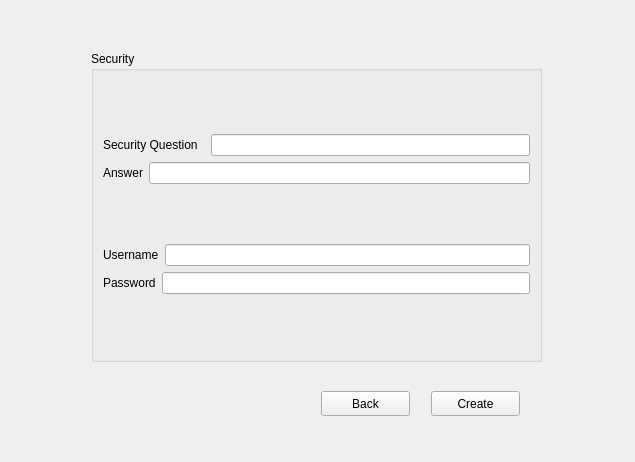
<?xml version="1.0" encoding="UTF-8"?>
<ui version="4.0">
 <class>CreateClient</class>
 <widget class="QDialog" name="CreateClient">
  <property name="geometry">
   <rect>
    <x>0</x>
    <y>0</y>
    <width>635</width>
    <height>462</height>
   </rect>
  </property>
  <property name="windowTitle">
   <string>Create Account</string>
  </property>
  <layout class="QVBoxLayout" name="verticalLayout">
   <item>
    <widget class="QStackedWidget" name="stackedWidget">
     <property name="currentIndex">
      <number>2</number>
     </property>
     <widget class="QWidget" name="page_3">
      <widget class="QGroupBox" name="groupBox">
       <property name="geometry">
        <rect>
         <x>51</x>
         <y>43</y>
         <width>541</width>
         <height>251</height>
        </rect>
       </property>
       <property name="title">
        <string>Personal Details</string>
       </property>
       <layout class="QHBoxLayout" name="horizontalLayout_2">
        <item>
         <layout class="QVBoxLayout" name="verticalLayout_2">
          <item>
           <layout class="QHBoxLayout" name="horizontalLayout_15">
            <property name="spacing">
             <number>35</number>
            </property>
            <item>
             <widget class="QLabel" name="label_name_2">
              <property name="text">
               <string>Last Name</string>
              </property>
              <property name="alignment">
               <set>Qt::AlignLeading|Qt::AlignLeft|Qt::AlignVCenter</set>
              </property>
              <property name="buddy">
               <cstring>lineEdit_lname</cstring>
              </property>
             </widget>
            </item>
            <item>
             <widget class="QLineEdit" name="lineEdit_lname_2"/>
            </item>
           </layout>
          </item>
          <item>
           <layout class="QHBoxLayout" name="horizontalLayout_16">
            <property name="spacing">
             <number>35</number>
            </property>
            <item>
             <widget class="QLabel" name="label_4">
              <property name="text">
               <string>First Name</string>
              </property>
             </widget>
            </item>
            <item>
             <widget class="QLineEdit" name="lineEdit_fname_2"/>
            </item>
           </layout>
          </item>
          <item>
           <layout class="QHBoxLayout" name="horizontalLayout_20">
            <property name="spacing">
             <number>56</number>
            </property>
            <item>
             <widget class="QLabel" name="label_address_2">
              <property name="text">
               <string>Address</string>
              </property>
              <property name="alignment">
               <set>Qt::AlignLeading|Qt::AlignLeft|Qt::AlignVCenter</set>
              </property>
              <property name="buddy">
               <cstring>lineEdit_address</cstring>
              </property>
             </widget>
            </item>
            <item>
             <widget class="QLineEdit" name="lineEdit_address_2"/>
            </item>
           </layout>
          </item>
          <item>
           <layout class="QHBoxLayout" name="horizontalLayout_17">
            <property name="spacing">
             <number>16</number>
            </property>
            <item>
             <widget class="QLabel" name="label_dob_2">
              <property name="text">
               <string>Date Of Birth</string>
              </property>
              <property name="buddy">
               <cstring>lineEdit_dob</cstring>
              </property>
             </widget>
            </item>
            <item>
             <widget class="QLineEdit" name="lineEdit_dob_2"/>
            </item>
           </layout>
          </item>
          <item>
           <layout class="QHBoxLayout" name="horizontalLayout_18">
            <property name="spacing">
             <number>33</number>
            </property>
            <item>
             <layout class="QHBoxLayout" name="horizontalLayout_19">
              <property name="spacing">
               <number>60</number>
              </property>
              <item>
               <widget class="QLabel" name="label_gen_2">
                <property name="text">
                 <string>Gender</string>
                </property>
                <property name="alignment">
                 <set>Qt::AlignLeading|Qt::AlignLeft|Qt::AlignVCenter</set>
                </property>
                <property name="buddy">
                 <cstring>lineEdit_gender</cstring>
                </property>
               </widget>
              </item>
              <item>
               <widget class="QLineEdit" name="lineEdit_gender_2"/>
              </item>
             </layout>
            </item>
            <item>
             <widget class="QLabel" name="label_nationality_2">
              <property name="text">
               <string>Nationality</string>
              </property>
              <property name="buddy">
               <cstring>lineEdit_nationality</cstring>
              </property>
             </widget>
            </item>
            <item>
             <widget class="QLineEdit" name="lineEdit_nationality_2"/>
            </item>
           </layout>
          </item>
         </layout>
        </item>
       </layout>
      </widget>
      <widget class="QWidget" name="layoutWidget">
       <property name="geometry">
        <rect>
         <x>440</x>
         <y>310</y>
         <width>146</width>
         <height>27</height>
        </rect>
       </property>
       <layout class="QHBoxLayout" name="horizontalLayout_3">
        <item>
         <spacer name="horizontalSpacer">
          <property name="orientation">
           <enum>Qt::Horizontal</enum>
          </property>
          <property name="sizeHint" stdset="0">
           <size>
            <width>58</width>
            <height>18</height>
           </size>
          </property>
         </spacer>
        </item>
        <item>
         <widget class="QPushButton" name="pushButton_prDetails">
          <property name="text">
           <string>Next</string>
          </property>
         </widget>
        </item>
       </layout>
      </widget>
     </widget>
     <widget class="QWidget" name="page_4">
      <widget class="QGroupBox" name="groupBox_2">
       <property name="geometry">
        <rect>
         <x>50</x>
         <y>20</y>
         <width>441</width>
         <height>351</height>
        </rect>
       </property>
       <property name="title">
        <string>Bank Account</string>
       </property>
       <layout class="QVBoxLayout" name="verticalLayout_4">
        <item>
         <layout class="QVBoxLayout" name="verticalLayout_3">
          <item>
           <layout class="QHBoxLayout" name="horizontalLayout_22">
            <property name="spacing">
             <number>47</number>
            </property>
            <item>
             <widget class="QLabel" name="label_acct_2">
              <property name="text">
               <string>Account Type</string>
              </property>
              <property name="buddy">
               <cstring>lineEdit_acct</cstring>
              </property>
             </widget>
            </item>
            <item>
             <widget class="QLineEdit" name="lineEdit_acct_2"/>
            </item>
           </layout>
          </item>
          <item>
           <layout class="QHBoxLayout" name="horizontalLayout_24">
            <property name="spacing">
             <number>70</number>
            </property>
            <item>
             <widget class="QLabel" name="label_caste_2">
              <property name="text">
               <string>User_Type</string>
              </property>
              <property name="buddy">
               <cstring>lineEdit_usrt</cstring>
              </property>
             </widget>
            </item>
            <item>
             <widget class="QLineEdit" name="lineEdit_usrt_2"/>
            </item>
           </layout>
          </item>
          <item>
           <layout class="QHBoxLayout" name="horizontalLayout_25">
            <property name="spacing">
             <number>68</number>
            </property>
            <item>
             <widget class="QLabel" name="label_mob_2">
              <property name="text">
               <string>Mobile No.</string>
              </property>
              <property name="buddy">
               <cstring>lineEdit_mob</cstring>
              </property>
             </widget>
            </item>
            <item>
             <widget class="QLineEdit" name="lineEdit_mob_2"/>
            </item>
           </layout>
          </item>
          <item>
           <layout class="QHBoxLayout" name="horizontalLayout_23">
            <property name="spacing">
             <number>85</number>
            </property>
            <item>
             <widget class="QLabel" name="label_5">
              <property name="text">
               <string>Email ID</string>
              </property>
             </widget>
            </item>
            <item>
             <widget class="QLineEdit" name="lineEdit_email_2"/>
            </item>
           </layout>
          </item>
         </layout>
        </item>
       </layout>
      </widget>
      <widget class="QPushButton" name="pushButton_bnAcc_b">
       <property name="geometry">
        <rect>
         <x>320</x>
         <y>400</y>
         <width>89</width>
         <height>25</height>
        </rect>
       </property>
       <property name="text">
        <string>Back</string>
       </property>
      </widget>
      <widget class="QPushButton" name="pushButton_bnAcc_n">
       <property name="geometry">
        <rect>
         <x>460</x>
         <y>400</y>
         <width>89</width>
         <height>25</height>
        </rect>
       </property>
       <property name="text">
        <string>Next</string>
       </property>
      </widget>
     </widget>
     <widget class="QWidget" name="page_5">
      <widget class="QGroupBox" name="groupBox_3">
       <property name="geometry">
        <rect>
         <x>80</x>
         <y>40</y>
         <width>451</width>
         <height>311</height>
        </rect>
       </property>
       <property name="title">
        <string>Security</string>
       </property>
       <layout class="QVBoxLayout" name="verticalLayout_7">
        <item>
         <layout class="QVBoxLayout" name="verticalLayout_5">
          <item>
           <layout class="QHBoxLayout" name="horizontalLayout_26">
            <property name="spacing">
             <number>13</number>
            </property>
            <item>
             <widget class="QLabel" name="label_sq_2">
              <property name="text">
               <string>Security Question</string>
              </property>
              <property name="buddy">
               <cstring>lineEdit_sq</cstring>
              </property>
             </widget>
            </item>
            <item>
             <widget class="QLineEdit" name="lineEdit_sq_2"/>
            </item>
           </layout>
          </item>
          <item>
           <layout class="QHBoxLayout" name="horizontalLayout">
            <item>
             <widget class="QLabel" name="label">
              <property name="text">
               <string>Answer</string>
              </property>
             </widget>
            </item>
            <item>
             <widget class="QLineEdit" name="lineEdit_ans"/>
            </item>
           </layout>
          </item>
         </layout>
        </item>
        <item>
         <layout class="QVBoxLayout" name="verticalLayout_6">
          <item>
           <layout class="QHBoxLayout" name="horizontalLayout_4">
            <item>
             <widget class="QLabel" name="label_usrname_crcl">
              <property name="text">
               <string>Username</string>
              </property>
             </widget>
            </item>
            <item>
             <widget class="QLineEdit" name="lineEdit_username_crcl"/>
            </item>
           </layout>
          </item>
          <item>
           <layout class="QHBoxLayout" name="horizontalLayout_5">
            <item>
             <widget class="QLabel" name="label_password_crcl">
              <property name="text">
               <string>Password</string>
              </property>
             </widget>
            </item>
            <item>
             <widget class="QLineEdit" name="lineEdit_password_crcl"/>
            </item>
           </layout>
          </item>
         </layout>
        </item>
       </layout>
      </widget>
      <widget class="QPushButton" name="pushButton_sec_create">
       <property name="geometry">
        <rect>
         <x>420</x>
         <y>380</y>
         <width>89</width>
         <height>25</height>
        </rect>
       </property>
       <property name="text">
        <string>Create</string>
       </property>
      </widget>
      <widget class="QPushButton" name="pushButton_sec_b">
       <property name="geometry">
        <rect>
         <x>310</x>
         <y>380</y>
         <width>89</width>
         <height>25</height>
        </rect>
       </property>
       <property name="text">
        <string>Back</string>
       </property>
      </widget>
     </widget>
    </widget>
   </item>
  </layout>
 </widget>
 <resources/>
 <connections/>
</ui>
